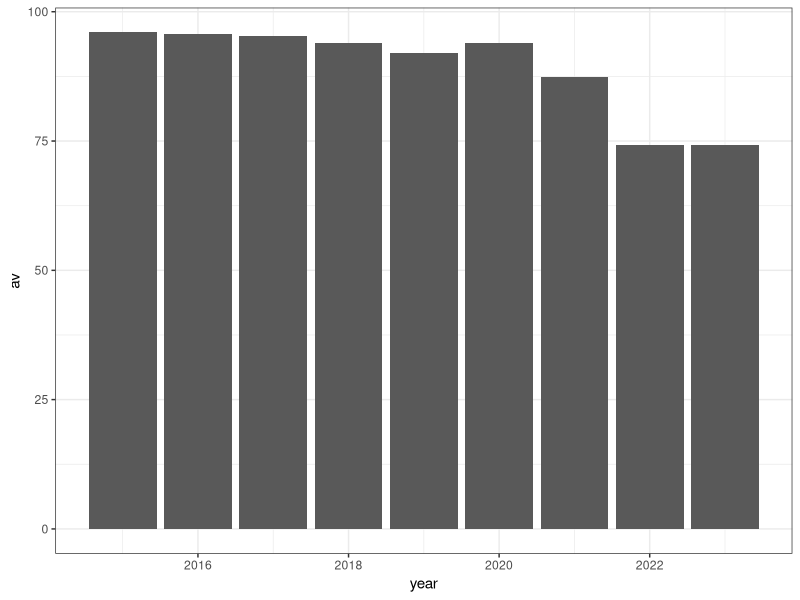

Here is the R script that generated this plot:
## ---- chunk 1
knitr::opts_chunk$set(echo = TRUE)
## ---- chunk 2
library(tidyverse)
library(lubridate)
## ---- chunk 3
AandE <- read_csv("data/a5f7ca94-c810-41b5-a7c9-25c18d43e5a4.csv")
## ---- chunk 4
AandE %>% mutate(weekend_date_correct = ymd(WeekEndingDate)) %>%
  select(-WeekEndingDate) 

unique(AandE$DepartmentType)
unique(AandE$Country)
## ---- chunk 5
AandE %>% group_by(TreatmentLocation) %>% summarise(avg = mean(NumberOver4HoursEpisode))


AandE %>% 
  mutate(weekend_date_correct = ymd(WeekEndingDate)) %>% mutate(year = year(weekend_date_correct)) %>%
  group_by(year) %>% 
  summarise( av = median(PercentageWithin4HoursEpisode) ) %>% 
  ggplot( mapping = aes( x = year,
                         y = av 
                         ) 
          ) + 
  geom_bar(stat='identity') + 
  theme_bw() # The median percentage within 4 hours seems to decrease over time (especially after 2020) - Why?

